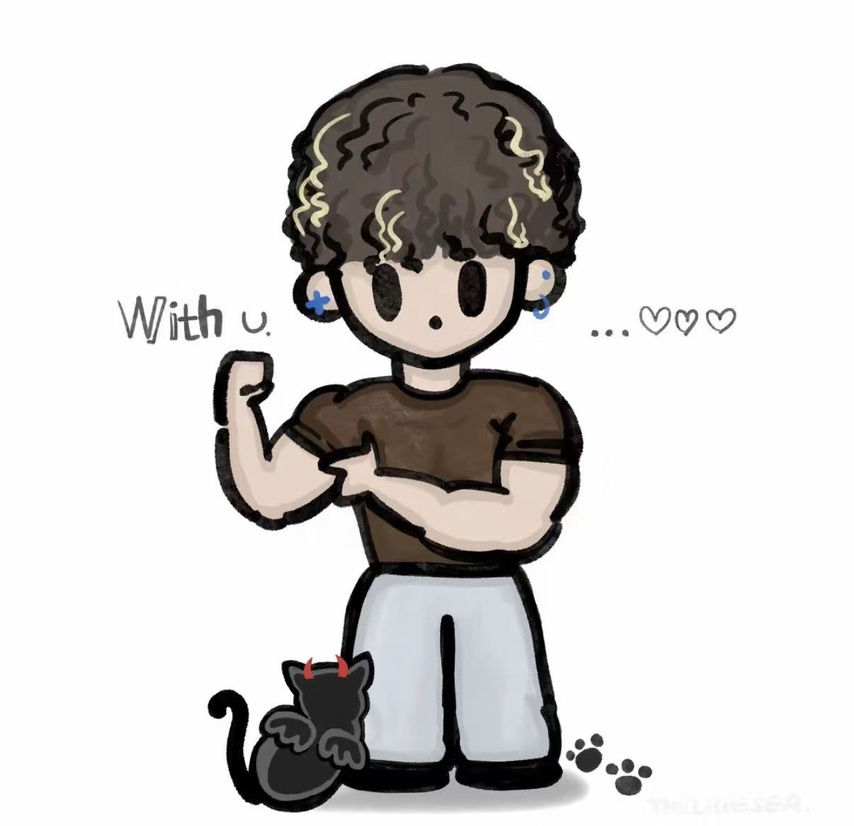
#> input picture images/basics/test.jpg, 854 x 826 px, shrunk from 1206 x 1167 before the run
$ python edge_contour_compare.py
#> lines starting #> are read from the running program, lines starting #| are printed output that depends on the picture; after the words box and inside, x2 and y2 are one past the last pixel; in counts of white or black regions, pixels touching at a corner belong together
import cv2
from pathlib import Path

# 读取原始图像
image = cv2.imread("images/basics/test.jpg")
#> image is the input picture: shape (826, 854, 3); mean B, G, R 209.1, 210.3, 212.1

if image is None:
    print("Image read failed")
    raise SystemExit

# 转为灰度图并平滑，作为两种方法的共同输入
gray = cv2.cvtColor(image, cv2.COLOR_BGR2GRAY)
blur = cv2.GaussianBlur(gray, (5, 5), 0)

# Canny 输出每个亮度突变位置的边缘图
edges = cv2.Canny(blur, 50, 150)
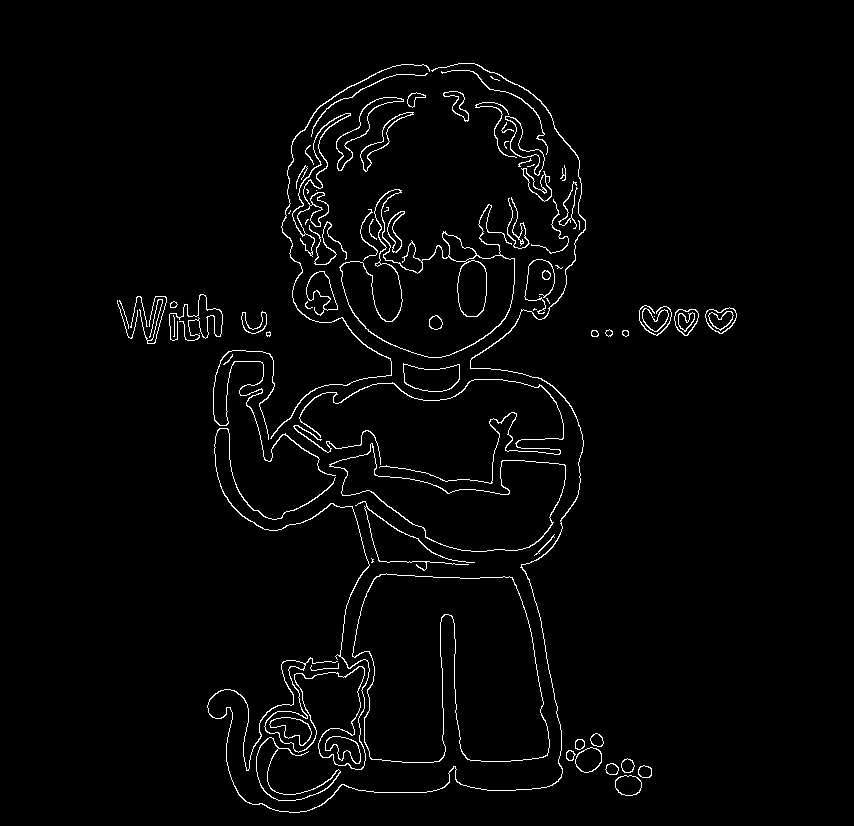
#> edges: shape (826, 854); 2.3% white in thin lines or dots, all inside (x1, y1, x2, y2) = (117, 63, 737, 813)

# 使用反向 Otsu 阈值，使较暗的主体成为白色前景
_, binary = cv2.threshold(
    blur,
    0,
    255,
    cv2.THRESH_BINARY_INV + cv2.THRESH_OTSU
)
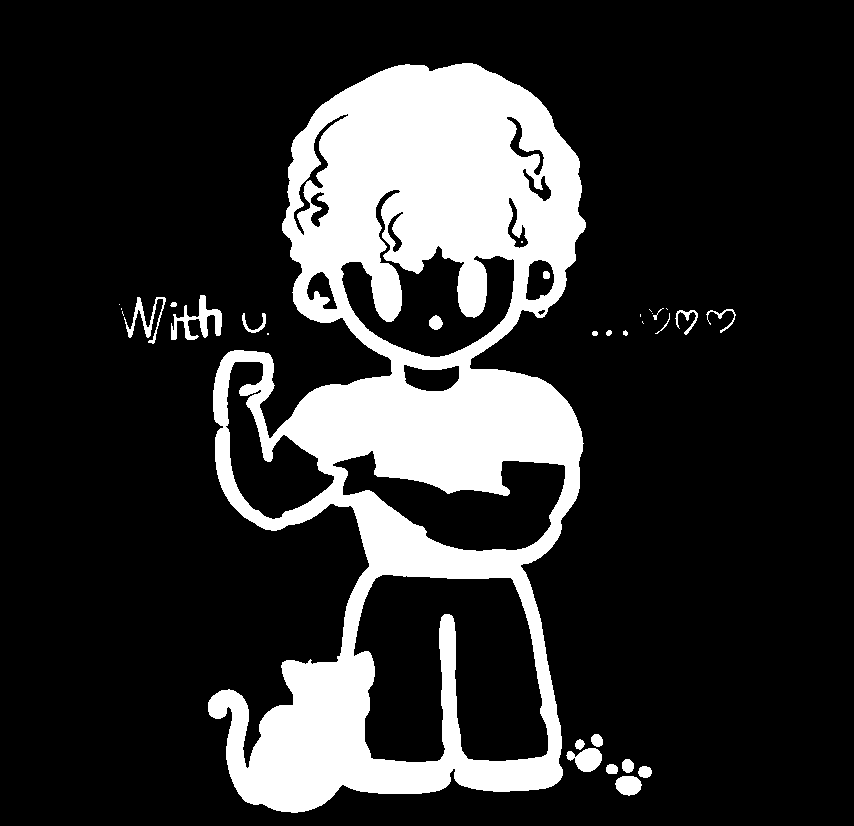
#> binary: shape (826, 854); 18.7% white; 31 white regions (10 under 20 px)

# 从白色前景中提取最外层轮廓
contours, _ = cv2.findContours(
    binary.copy(),
    cv2.RETR_EXTERNAL,
    cv2.CHAIN_APPROX_SIMPLE
)
#> contours = 28 contours, 14 with area under 20; largest, box (x1, y1, x2, y2) and area: (208, 63, 586, 813) 188982, (171, 295, 222, 340) 697, (566, 748, 602, 772) 511, (615, 776, 642, 796) 380, (124, 297, 166, 344) 350

# 在原图副本上绘制筛选后的轮廓、外接框和面积
contour_image = image.copy()
min_area = 1000
valid_count = 0

for contour in contours:
    area = cv2.contourArea(contour)

    # 忽略面积很小的文本、噪声和细碎区域
    if area < min_area:
        continue

    x, y, width, height = cv2.boundingRect(contour)

    # 绿色表示轮廓本身，红色表示轮廓的外接矩形
    cv2.drawContours(contour_image, [contour], -1, (0, 255, 0), 2)

    cv2.rectangle(
        contour_image,
        (x, y),
        (x + width, y + height),
        (0, 0, 255),
        2
    )

    cv2.putText(
        contour_image,
        f"Area: {int(area)}",
        (x, max(y - 10, 25)),
        cv2.FONT_HERSHEY_SIMPLEX,
        0.6,
        (255, 0, 0),
        2
    )

    valid_count += 1
#> this loop made 28 passes
#> area on passes 1, 2, 3, 4, 5, 6, 7, 11, 16, 18, 19, 26: 380, 114, 86, 116.5, 511, 63, 105.5, 20, 104, 111, 77, 349.5
#> (area, x, y, width, height, valid_count) on pass 28: (188982.5, 208, 63, 378, 750, 1)
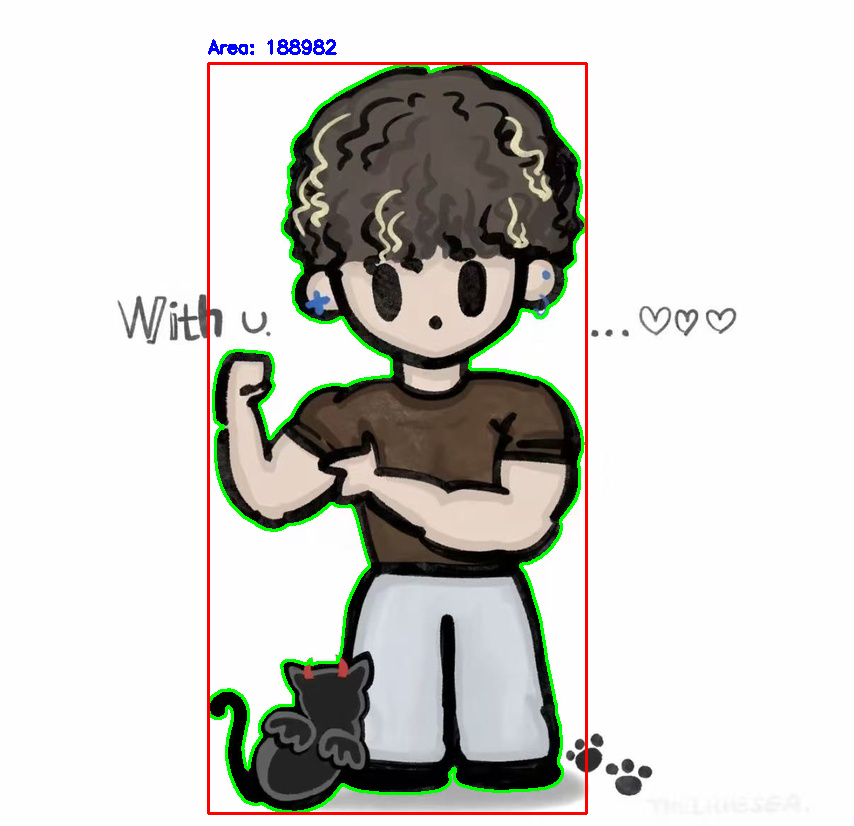
#> contour_image: shape (826, 854, 3); 2.54% of pixels changed, all inside (x1, y1, x2, y2) = (207, 39, 588, 815)
#> after the loop, valid_count = 1

# 保存中间结果，便于逐张比较
Path("output/contours").mkdir(parents=True, exist_ok=True)
cv2.imwrite("output/contours/canny_edges.jpg", edges)
cv2.imwrite("output/contours/binary.jpg", binary)
cv2.imwrite("output/contours/contours.jpg", contour_image)

print(f"All contours: {len(contours)}")
#| All contours: 28
print(f"Contours with area >= {min_area}: {valid_count}")
#| Contours with area >= 1000: 1

# 同时显示边缘图、二值前景图和轮廓分析结果
cv2.imshow("Original", image)
cv2.imshow("Canny Edges", edges)
cv2.imshow("Binary For Contours", binary)
cv2.imshow("Contours", contour_image)

cv2.waitKey(0)
cv2.destroyAllWindows()
